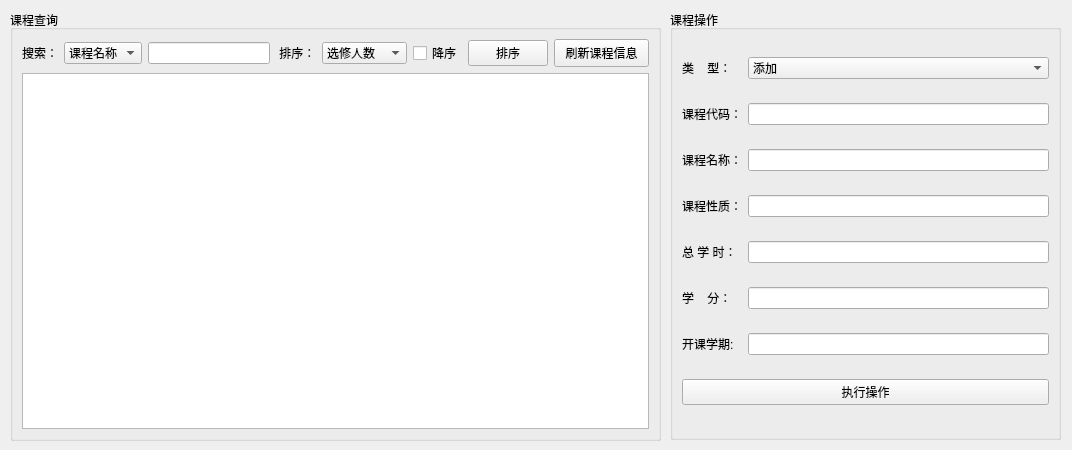
<?xml version="1.0" encoding="UTF-8"?>
<ui version="4.0">
 <class>CourseManage</class>
 <widget class="QWidget" name="CourseManage">
  <property name="geometry">
   <rect>
    <x>0</x>
    <y>0</y>
    <width>1072</width>
    <height>450</height>
   </rect>
  </property>
  <property name="windowTitle">
   <string>Form</string>
  </property>
  <widget class="QGroupBox" name="groupBox">
   <property name="geometry">
    <rect>
     <x>10</x>
     <y>10</y>
     <width>651</width>
     <height>431</height>
    </rect>
   </property>
   <property name="title">
    <string>课程查询</string>
   </property>
   <layout class="QGridLayout" name="gridLayout">
    <item row="0" column="0">
     <widget class="QLabel" name="label_8">
      <property name="text">
       <string>搜索：</string>
      </property>
     </widget>
    </item>
    <item row="0" column="1">
     <widget class="QComboBox" name="comboBox_SearchType">
      <item>
       <property name="text">
        <string>课程名称</string>
       </property>
      </item>
      <item>
       <property name="text">
        <string>课程代码</string>
       </property>
      </item>
     </widget>
    </item>
    <item row="0" column="2">
     <widget class="QLineEdit" name="lineEdit_Search"/>
    </item>
    <item row="0" column="3">
     <widget class="QLabel" name="label_12">
      <property name="text">
       <string> 排序：</string>
      </property>
     </widget>
    </item>
    <item row="0" column="4">
     <widget class="QComboBox" name="comboBox_SortType">
      <property name="minimumSize">
       <size>
        <width>85</width>
        <height>0</height>
       </size>
      </property>
      <item>
       <property name="text">
        <string>选修人数</string>
       </property>
      </item>
      <item>
       <property name="text">
        <string>课程代码</string>
       </property>
      </item>
     </widget>
    </item>
    <item row="0" column="5">
     <widget class="QCheckBox" name="checkBox_SortMethod">
      <property name="text">
       <string>降序</string>
      </property>
     </widget>
    </item>
    <item row="0" column="6">
     <widget class="QPushButton" name="btn_Sort">
      <property name="minimumSize">
       <size>
        <width>40</width>
        <height>0</height>
       </size>
      </property>
      <property name="text">
       <string>排序</string>
      </property>
     </widget>
    </item>
    <item row="0" column="7">
     <widget class="QPushButton" name="btn_Fresh">
      <property name="minimumSize">
       <size>
        <width>95</width>
        <height>28</height>
       </size>
      </property>
      <property name="text">
       <string>刷新课程信息</string>
      </property>
     </widget>
    </item>
    <item row="1" column="0" colspan="8">
     <widget class="QTableView" name="tableView_Course"/>
    </item>
   </layout>
  </widget>
  <widget class="QGroupBox" name="groupBox_2">
   <property name="geometry">
    <rect>
     <x>670</x>
     <y>10</y>
     <width>391</width>
     <height>430</height>
    </rect>
   </property>
   <property name="title">
    <string>课程操作</string>
   </property>
   <layout class="QGridLayout" name="gridLayout_2">
    <item row="0" column="0">
     <widget class="QLabel" name="label">
      <property name="text">
       <string>类    型：</string>
      </property>
     </widget>
    </item>
    <item row="0" column="1">
     <widget class="QComboBox" name="comboBox_Type">
      <item>
       <property name="text">
        <string>添加</string>
       </property>
      </item>
      <item>
       <property name="text">
        <string>修改</string>
       </property>
      </item>
      <item>
       <property name="text">
        <string>删除</string>
       </property>
      </item>
     </widget>
    </item>
    <item row="1" column="0">
     <widget class="QLabel" name="label_2">
      <property name="text">
       <string>课程代码：</string>
      </property>
     </widget>
    </item>
    <item row="1" column="1">
     <widget class="QLineEdit" name="lineEdit_No"/>
    </item>
    <item row="2" column="0">
     <widget class="QLabel" name="label_3">
      <property name="text">
       <string>课程名称：</string>
      </property>
     </widget>
    </item>
    <item row="2" column="1">
     <widget class="QLineEdit" name="lineEdit_Name"/>
    </item>
    <item row="3" column="0">
     <widget class="QLabel" name="label_4">
      <property name="text">
       <string>课程性质：</string>
      </property>
     </widget>
    </item>
    <item row="3" column="1">
     <widget class="QLineEdit" name="lineEdit_Nature"/>
    </item>
    <item row="4" column="0">
     <widget class="QLabel" name="label_5">
      <property name="text">
       <string>总 学 时：</string>
      </property>
     </widget>
    </item>
    <item row="4" column="1">
     <widget class="QLineEdit" name="lineEdit_Period"/>
    </item>
    <item row="5" column="0">
     <widget class="QLabel" name="label_6">
      <property name="text">
       <string>学    分：</string>
      </property>
     </widget>
    </item>
    <item row="5" column="1">
     <widget class="QLineEdit" name="lineEdit_Credit"/>
    </item>
    <item row="6" column="0">
     <widget class="QLabel" name="label_7">
      <property name="text">
       <string>开课学期:</string>
      </property>
     </widget>
    </item>
    <item row="6" column="1">
     <widget class="QLineEdit" name="lineEdit_Term"/>
    </item>
    <item row="7" column="0" colspan="2">
     <widget class="QPushButton" name="pushButton_Act">
      <property name="text">
       <string>执行操作</string>
      </property>
     </widget>
    </item>
   </layout>
  </widget>
 </widget>
 <resources/>
 <connections/>
</ui>
